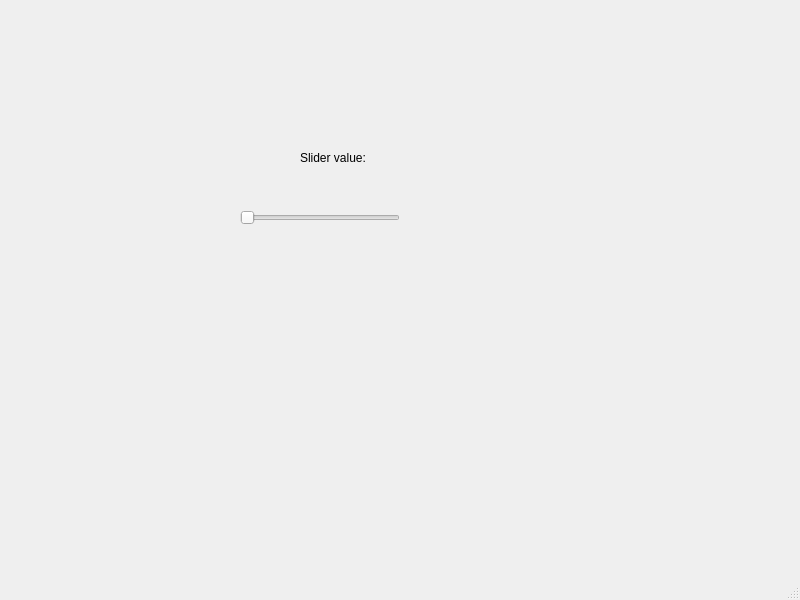
<?xml version="1.0" encoding="UTF-8"?>
<ui version="4.0">
 <class>MainWindow</class>
 <widget class="QMainWindow" name="MainWindow">
  <property name="geometry">
   <rect>
    <x>0</x>
    <y>0</y>
    <width>800</width>
    <height>600</height>
   </rect>
  </property>
  <property name="windowTitle">
   <string>MainWindow</string>
  </property>
  <widget class="QWidget" name="centralwidget">
   <widget class="QLabel" name="label">
    <property name="geometry">
     <rect>
      <x>300</x>
      <y>150</y>
      <width>111</width>
      <height>16</height>
     </rect>
    </property>
    <property name="text">
     <string>Slider value:</string>
    </property>
   </widget>
   <widget class="QSlider" name="horizontalSlider">
    <property name="geometry">
     <rect>
      <x>240</x>
      <y>210</y>
      <width>160</width>
      <height>16</height>
     </rect>
    </property>
    <property name="orientation">
     <enum>Qt::Horizontal</enum>
    </property>
   </widget>
  </widget>
  <widget class="QMenuBar" name="menubar">
   <property name="geometry">
    <rect>
     <x>0</x>
     <y>0</y>
     <width>800</width>
     <height>21</height>
    </rect>
   </property>
  </widget>
  <widget class="QStatusBar" name="statusbar"/>
 </widget>
 <resources/>
 <connections/>
</ui>
